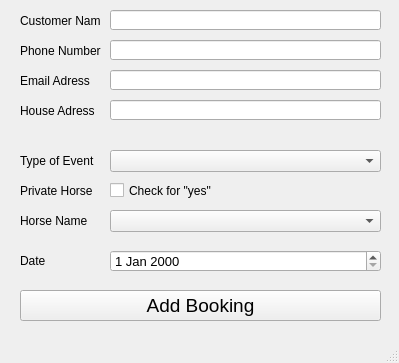
<?xml version="1.0" encoding="UTF-8"?>
<ui version="4.0">
 <class>booking_entry_window</class>
 <widget class="QMainWindow" name="booking_entry_window">
  <property name="geometry">
   <rect>
    <x>0</x>
    <y>0</y>
    <width>399</width>
    <height>363</height>
   </rect>
  </property>
  <property name="windowTitle">
   <string>Add Booking</string>
  </property>
  <widget class="QWidget" name="centralwidget">
   <widget class="QLabel" name="customer_name_label">
    <property name="geometry">
     <rect>
      <x>20</x>
      <y>10</y>
      <width>81</width>
      <height>21</height>
     </rect>
    </property>
    <property name="text">
     <string>Customer Name</string>
    </property>
   </widget>
   <widget class="QLabel" name="customer_phone_label">
    <property name="geometry">
     <rect>
      <x>20</x>
      <y>40</y>
      <width>81</width>
      <height>21</height>
     </rect>
    </property>
    <property name="text">
     <string>Phone Number</string>
    </property>
   </widget>
   <widget class="QLabel" name="customer_email_label">
    <property name="geometry">
     <rect>
      <x>20</x>
      <y>70</y>
      <width>81</width>
      <height>21</height>
     </rect>
    </property>
    <property name="text">
     <string>Email Adress</string>
    </property>
   </widget>
   <widget class="QLabel" name="customer_address_label">
    <property name="geometry">
     <rect>
      <x>20</x>
      <y>100</y>
      <width>81</width>
      <height>21</height>
     </rect>
    </property>
    <property name="text">
     <string>House Adress</string>
    </property>
   </widget>
   <widget class="QLabel" name="private_horse_label">
    <property name="geometry">
     <rect>
      <x>20</x>
      <y>180</y>
      <width>81</width>
      <height>21</height>
     </rect>
    </property>
    <property name="text">
     <string>Private Horse</string>
    </property>
   </widget>
   <widget class="QLabel" name="event_type_label">
    <property name="geometry">
     <rect>
      <x>20</x>
      <y>150</y>
      <width>81</width>
      <height>21</height>
     </rect>
    </property>
    <property name="text">
     <string>Type of Event</string>
    </property>
   </widget>
   <widget class="QLabel" name="horse_name_label">
    <property name="geometry">
     <rect>
      <x>20</x>
      <y>210</y>
      <width>81</width>
      <height>21</height>
     </rect>
    </property>
    <property name="text">
     <string>Horse Name</string>
    </property>
   </widget>
   <widget class="QLabel" name="date_of_event_label">
    <property name="geometry">
     <rect>
      <x>20</x>
      <y>250</y>
      <width>81</width>
      <height>21</height>
     </rect>
    </property>
    <property name="text">
     <string>Date</string>
    </property>
   </widget>
   <widget class="QCheckBox" name="private_horse_check_box">
    <property name="geometry">
     <rect>
      <x>110</x>
      <y>180</y>
      <width>271</width>
      <height>21</height>
     </rect>
    </property>
    <property name="text">
     <string>Check for &quot;yes&quot;</string>
    </property>
   </widget>
   <widget class="QComboBox" name="event_type_cb">
    <property name="geometry">
     <rect>
      <x>110</x>
      <y>150</y>
      <width>271</width>
      <height>22</height>
     </rect>
    </property>
   </widget>
   <widget class="QComboBox" name="horse_name_cb">
    <property name="geometry">
     <rect>
      <x>110</x>
      <y>210</y>
      <width>271</width>
      <height>22</height>
     </rect>
    </property>
   </widget>
   <widget class="QDateEdit" name="date_of_event_entry">
    <property name="geometry">
     <rect>
      <x>110</x>
      <y>250</y>
      <width>271</width>
      <height>22</height>
     </rect>
    </property>
    <property name="font">
     <font>
      <pointsize>10</pointsize>
     </font>
    </property>
   </widget>
   <widget class="QLineEdit" name="customer_name_entry">
    <property name="geometry">
     <rect>
      <x>110</x>
      <y>10</y>
      <width>271</width>
      <height>20</height>
     </rect>
    </property>
   </widget>
   <widget class="QLineEdit" name="customer_phone_entry">
    <property name="geometry">
     <rect>
      <x>110</x>
      <y>40</y>
      <width>271</width>
      <height>20</height>
     </rect>
    </property>
   </widget>
   <widget class="QLineEdit" name="customer_email_entry">
    <property name="geometry">
     <rect>
      <x>110</x>
      <y>70</y>
      <width>271</width>
      <height>20</height>
     </rect>
    </property>
   </widget>
   <widget class="QLineEdit" name="customer_adress_entry">
    <property name="geometry">
     <rect>
      <x>110</x>
      <y>100</y>
      <width>271</width>
      <height>20</height>
     </rect>
    </property>
   </widget>
   <widget class="QPushButton" name="add_booking_to_db_button">
    <property name="geometry">
     <rect>
      <x>20</x>
      <y>290</y>
      <width>361</width>
      <height>31</height>
     </rect>
    </property>
    <property name="font">
     <font>
      <pointsize>14</pointsize>
     </font>
    </property>
    <property name="text">
     <string>Add Booking</string>
    </property>
   </widget>
  </widget>
  <widget class="QMenuBar" name="menubar">
   <property name="geometry">
    <rect>
     <x>0</x>
     <y>0</y>
     <width>399</width>
     <height>21</height>
    </rect>
   </property>
  </widget>
  <widget class="QStatusBar" name="statusbar"/>
 </widget>
 <resources/>
 <connections/>
</ui>
